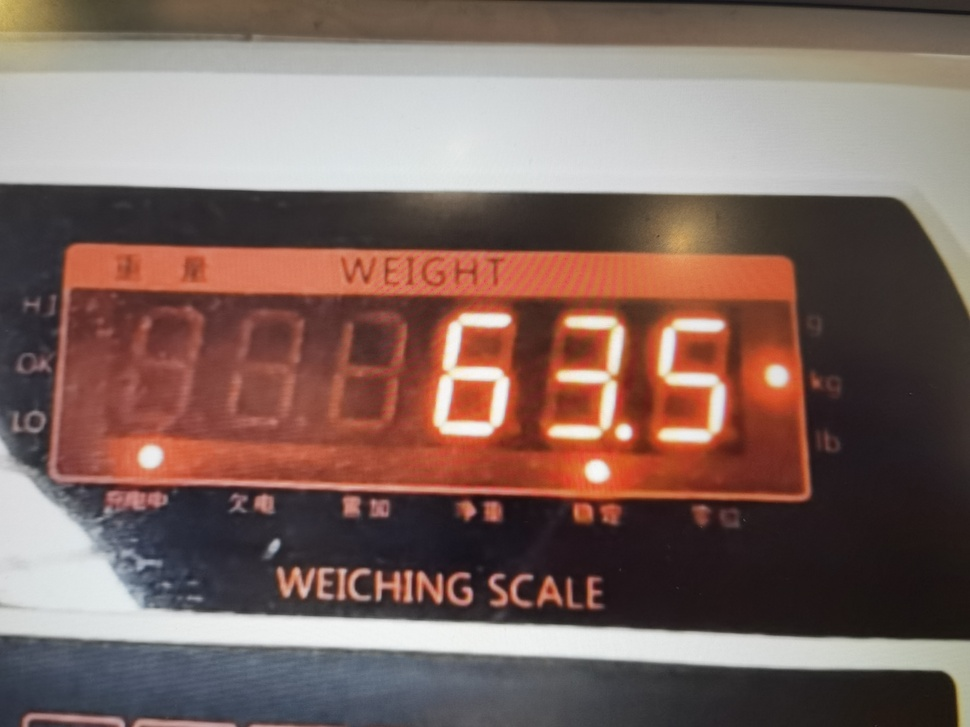
#> input picture image_process/liangfang/third.jpg, 970 x 727 px, shrunk from 4096 x 3072 before the run
$ python -i weighting.py   (imports and definitions only)
#> lines starting #> are read from the running program, lines starting #| are printed output that depends on the picture; after the words box and inside, x2 and y2 are one past the last pixel; in counts of white or black regions, pixels touching at a corner belong together
import cv2
import numpy as np
import matplotlib.pyplot as plt
from PIL import Image

def rChannelGray(image):
    height = image.shape[0]
    width = image.shape[1]
    gray = np.zeros((height, width, 1), np.uint8)
    for i in range(height):
        for j in range(width):
            pixel = 0.0 * image[i, j][0] + 0.0 * image[i, j][1] + 1 * image[i, j][2]
            gray[i, j] = pixel
    return gray

## 判断是否有小数点，有则返回True
### 入参：分割出的单一数字图像
def isDot(image):
    # print(image)
    flag = False

    height = image.shape[0]
    width = image.shape[1]
    ph = 0 # 示数最右侧边界到顶端的长度

    for i in range(width - 1, int(width / 2), -1): # 遍历列
        white_num = 0
        for j in range(height - 1): # 遍历行
            if image[j][i] == 255:
                white_num += 1
                if white_num >= 5:
                    # 找到了示数的最右侧边界
                    ph = j
                    break

        if white_num >= 5:
            break
        j = 0 # 重置起点

    if ph / height >= 0.75:
        flag = True

    return flag

## image相当于分割出的单个数字图像
def TubeIdentification(num, image):
    tube = 0
    tubo_roi = [
        [image.shape[0] * 0/3, image.shape[0] * 1/3, image.shape[1] * 1/2, image.shape[1] * 1/2],
        [image.shape[0] * 1/3, image.shape[0] * 1/3, image.shape[1] * 2/3, image.shape[1] - 1],
        [image.shape[0] * 2/3, image.shape[0] * 2/3, image.shape[1] * 2/3, image.shape[1] - 1],
        [image.shape[0] * 2/3, image.shape[0] - 1, image.shape[1] * 1/2, image.shape[1] * 1/2],
        [image.shape[0] * 2/3, image.shape[0] * 2/3, image.shape[1] * 0/3, image.shape[1] * 1/3],
        [image.shape[0] * 1/3, image.shape[0] * 1/3, image.shape[1] * 0/3, image.shape[1] * 1/3],
        [image.shape[0] * 1/3, image.shape[0] * 2/3, image.shape[1] * 1/2, image.shape[1] * 1/2]
    ]

    i = 0
    while(i < 7):
        if(Iswhite(image, int(tubo_roi[i][0]), int(tubo_roi[i][1]), int(tubo_roi[i][2]), int(tubo_roi[i][3]))):
            tube = tube + pow(2,i)

        cv2.line(image, (int(tubo_roi[i][3]), int(tubo_roi[i][1])), (int(tubo_roi[i][2]), int(tubo_roi[i][0])), (255,0,0), 1)
        i += 1

    if(tube == 63):
        onenumber = 0
    elif(tube == 6):
        onenumber = 1
    elif(tube == 91):
        onenumber = 2
    elif(tube == 79):
        onenumber = 3
    elif(tube == 102):
        onenumber = 4
    elif(tube == 109):
        onenumber = 5
    elif(tube == 125):
        onenumber = 6
    elif(tube == 7):
        onenumber = 7
    elif(tube == 127):
        onenumber = 8
    elif(tube == 103):
        onenumber = 9
    else:
        onenumber = -1

    return onenumber, image

## 判断是否与数码管
def Iswhite(image, row_start, row_end, col_start, col_end):
    white_num = 0
    j = row_start
    i = col_start

    while(j <= row_end):
        while(i <= col_end):
            if(image[j][i] == 255):
                white_num += 1
            i += 1
        j += 1
        i = col_start #重置回起点

    # 如果能检测到3个白像素点，则认为该七段线的检测线上有直线
    if(white_num >= 3):
        return True
    else:
        return False


### 数字识别
def digitalrec(image_org):

    cv2.resize(image_org, (201, 96))
    height = image_org.shape[0]
    width = image_org.shape[1]

    # 转灰度图
    # image_gray = cv2.cvtColor(image_org, cv2.COLOR_RGB2GRAY) # opencv自带灰度化会抹去示数
    image_gray = rChannelGray(image_org)

    # 二值化
    meanvalue = image_gray.mean()
    if meanvalue >= 200:
        hist = cv2.calcHist([image_gray], [0], None, [256], [0,255])
        min_val, max_val, min_index, max_index = cv2.minMaxLoc(hist)
        ret, image_bin = cv2.threshold(image_gray, int(max_index[1])-7, 255, cv2.THRESH_BINARY)
    else:
        mean, stddev = cv2.meanStdDev(image_gray)
        ret, image_bin = cv2.threshold(image_gray, meanvalue + 65, 255, cv2.THRESH_BINARY)

    # 分割数字并识别
    count = 0
    hasWhite = False
    cooList = []

    for i in range(0, width - 1, 3):
        flag = hasWhite
        y = 1
        for j in range(0, height - 1, 3):
            y += 3
            if image_bin[j][i] == 255:
                hasWhite = True
                break

        if y < height - 3 and (not flag):
            cooList.append(i)

        if y < height - 3:
            # break出来
            continue
        elif y >= height - 3 and flag:
            # 遍历完一列
            hasWhite = False
            count += 1
            cooList.append(i)

    if len(cooList) % 2 != 0:
        cooList.append(width - 1)

    num = 0
    result = ''
    ims = []

    for i in range(0, len(cooList), 2):
        roi = image_bin[:, cooList[i] : cooList[i + 1]]

        onenumber, image = TubeIdentification(i, roi)
        ims.append(image)

        if(onenumber == -1):
            result += "0"
        else:
            result += str(onenumber)
            if isDot(roi):
                result += "."
        num += 1

    height, width= ims[0].shape

    # 创建空白长图
    longImage = Image.new("RGB", (width * len(ims), height))

    # 拼接图片
    for i, im in enumerate(ims):
        image = Image.fromarray(cv2.cvtColor(im,cv2.COLOR_BGR2RGB))
        longImage.paste(image, box=(i * width, 0))

    longImage = np.array(longImage)

    return result, longImage

>>> import cv2
>>> picture = cv2.cvtColor(cv2.imread('../../third.jpg'), cv2.COLOR_BGR2RGB)
>>> result = digitalrec(picture)
#> after the loop in rChannelGray, `for i in range(height):`:
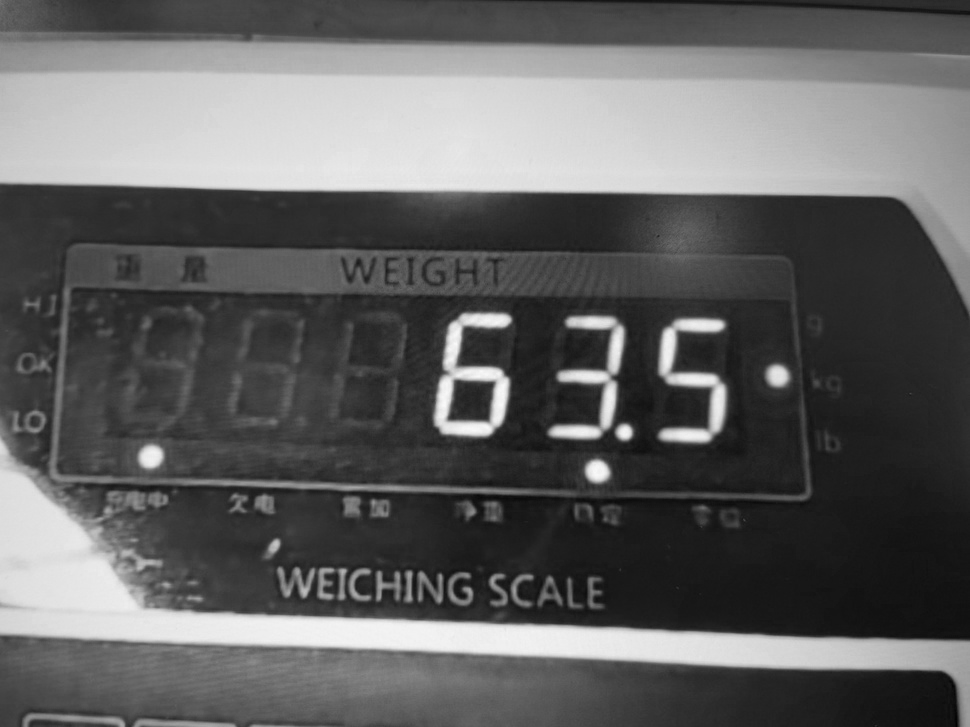
#> gray: shape (727, 970, 1); min 0, max 250, mean 97.4
#> in digitalrec, `meanvalue = image_gray.mean()`: meanvalue = 97.38
#> in digitalrec, `mean, stddev = cv2.meanStdDev(image_gray)`: mean = [97.38]; stddev = [69.51]
#> in digitalrec, `ret, image_bin = cv2.threshold(image_gray, meanvalue + 65, 255, cv2.TH..`:
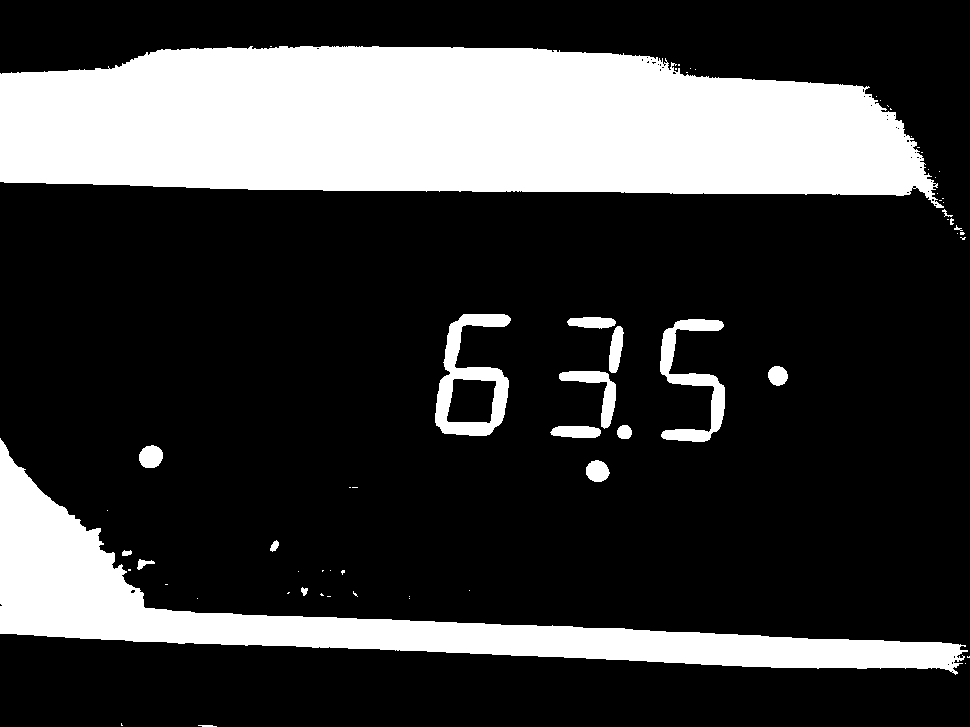
#> image_bin: shape (727, 970); 24.2% white; 64 white regions (44 under 20 px), largest, box (x1, y1, x2, y2) and area: (0, 46, 944, 208) 117844, (0, 438, 968, 675) 42133, (435, 314, 511, 436) 3779
#> in digitalrec, `ret, image_bin = cv2.threshold(image_gray, meanvalue + 65, 255, cv2.TH..`: ret = 162
#> the loop in digitalrec, `for i in range(0, len(cooList), 2):` made 1 pass
#> onenumber on pass 1: -1
#> pass 1, in digitalrec, `roi = image_bin[:, cooList[i] : cooList[i + 1]]`:
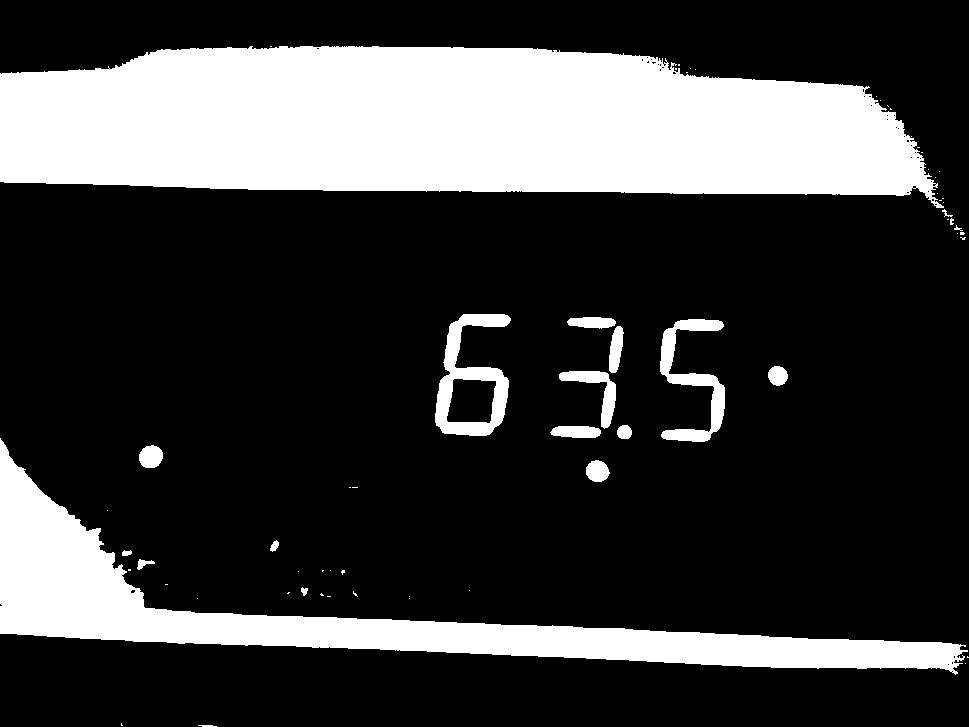
#> roi: shape (727, 969); 24.2% white; 64 white regions (44 under 20 px), largest, box (x1, y1, x2, y2) and area: (0, 46, 944, 208) 117844, (0, 438, 968, 675) 42133, (435, 314, 511, 436) 3779
#> pass 1, in digitalrec, `onenumber, image = TubeIdentification(i, roi)`:
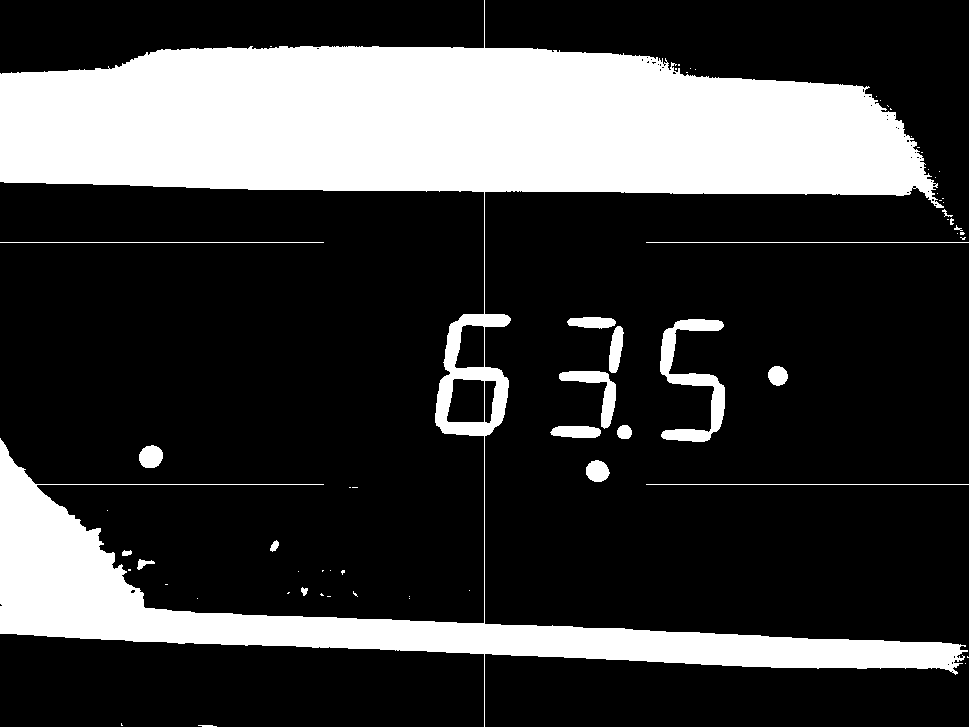
#> image: shape (727, 969); 24.5% white; 65 white regions (44 under 20 px), largest, box (x1, y1, x2, y2) and area: (0, 0, 968, 727) 164555, (660, 319, 725, 442) 2745, (559, 371, 616, 429) 1026
#> after the loop in digitalrec, `for i in range(0, len(cooList), 2):`: ims = 1 item; num = 1
#> in digitalrec, `longImage = Image.new("RGB", (width * len(ims), height))`: longImage: PIL image 969x727 RGB; every value is 0
#> the loop in digitalrec, `for i, im in enumerate(ims):` made 1 pass
